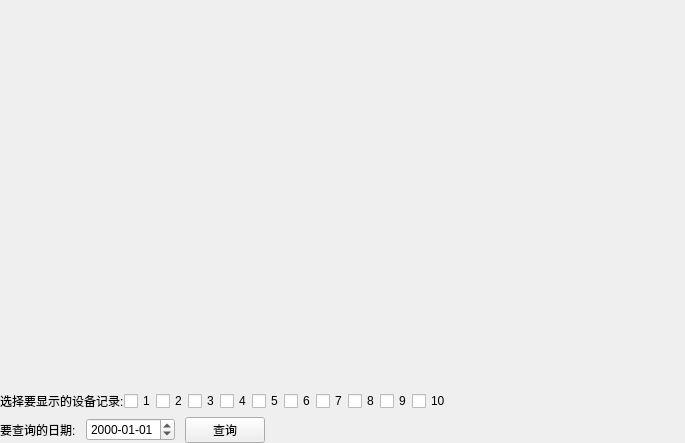
<?xml version="1.0" encoding="UTF-8"?>
<ui version="4.0">
 <class>HumitureRecordPage</class>
 <widget class="QWidget" name="HumitureRecordPage">
  <property name="geometry">
   <rect>
    <x>0</x>
    <y>0</y>
    <width>685</width>
    <height>443</height>
   </rect>
  </property>
  <property name="windowTitle">
   <string>Form</string>
  </property>
  <layout class="QGridLayout" name="gridLayout_2" rowstretch="9,1,1">
   <property name="leftMargin">
    <number>0</number>
   </property>
   <property name="topMargin">
    <number>0</number>
   </property>
   <property name="rightMargin">
    <number>0</number>
   </property>
   <property name="bottomMargin">
    <number>0</number>
   </property>
   <property name="horizontalSpacing">
    <number>0</number>
   </property>
   <item row="0" column="0">
    <widget class="QWidget" name="widget" native="true">
     <layout class="QGridLayout" name="gridLayout">
      <property name="leftMargin">
       <number>0</number>
      </property>
      <property name="topMargin">
       <number>0</number>
      </property>
      <property name="rightMargin">
       <number>0</number>
      </property>
      <property name="bottomMargin">
       <number>0</number>
      </property>
      <property name="spacing">
       <number>0</number>
      </property>
      <item row="0" column="0">
       <layout class="QVBoxLayout" name="vlayout_chart"/>
      </item>
     </layout>
    </widget>
   </item>
   <item row="1" column="0">
    <layout class="QHBoxLayout" name="horizontalLayout">
     <item>
      <widget class="QLabel" name="label">
       <property name="text">
        <string>选择要显示的设备记录:</string>
       </property>
      </widget>
     </item>
     <item>
      <widget class="QCheckBox" name="checkBox_1">
       <property name="text">
        <string>1</string>
       </property>
      </widget>
     </item>
     <item>
      <widget class="QCheckBox" name="checkBox_2">
       <property name="text">
        <string>2</string>
       </property>
      </widget>
     </item>
     <item>
      <widget class="QCheckBox" name="checkBox_3">
       <property name="text">
        <string>3</string>
       </property>
      </widget>
     </item>
     <item>
      <widget class="QCheckBox" name="checkBox_4">
       <property name="text">
        <string>4</string>
       </property>
      </widget>
     </item>
     <item>
      <widget class="QCheckBox" name="checkBox_5">
       <property name="text">
        <string>5</string>
       </property>
      </widget>
     </item>
     <item>
      <widget class="QCheckBox" name="checkBox_6">
       <property name="text">
        <string>6</string>
       </property>
      </widget>
     </item>
     <item>
      <widget class="QCheckBox" name="checkBox_7">
       <property name="text">
        <string>7</string>
       </property>
      </widget>
     </item>
     <item>
      <widget class="QCheckBox" name="checkBox_8">
       <property name="text">
        <string>8</string>
       </property>
      </widget>
     </item>
     <item>
      <widget class="QCheckBox" name="checkBox_9">
       <property name="text">
        <string>9</string>
       </property>
      </widget>
     </item>
     <item>
      <widget class="QCheckBox" name="checkBox_10">
       <property name="text">
        <string>10</string>
       </property>
      </widget>
     </item>
     <item>
      <spacer name="horizontalSpacer_2">
       <property name="orientation">
        <enum>Qt::Horizontal</enum>
       </property>
       <property name="sizeHint" stdset="0">
        <size>
         <width>40</width>
         <height>20</height>
        </size>
       </property>
      </spacer>
     </item>
    </layout>
   </item>
   <item row="2" column="0">
    <layout class="QHBoxLayout" name="horizontalLayout_2">
     <property name="spacing">
      <number>10</number>
     </property>
     <item>
      <widget class="QLabel" name="label_2">
       <property name="text">
        <string>要查询的日期:</string>
       </property>
      </widget>
     </item>
     <item>
      <widget class="QDateEdit" name="dateEdit">
       <property name="displayFormat">
        <string>yyyy-MM-dd</string>
       </property>
      </widget>
     </item>
     <item>
      <widget class="QPushButton" name="pushButton">
       <property name="toolTip">
        <string>建议打开暂停读取(串口配置里面)</string>
       </property>
       <property name="text">
        <string>查询</string>
       </property>
      </widget>
     </item>
     <item>
      <spacer name="horizontalSpacer">
       <property name="orientation">
        <enum>Qt::Horizontal</enum>
       </property>
       <property name="sizeHint" stdset="0">
        <size>
         <width>40</width>
         <height>20</height>
        </size>
       </property>
      </spacer>
     </item>
    </layout>
   </item>
  </layout>
 </widget>
 <resources/>
 <connections/>
</ui>
